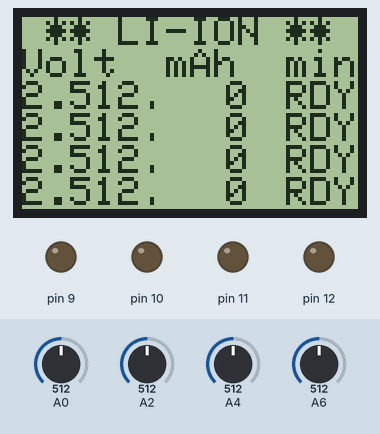
Recording of a sketch running on a simulated Arduino Uno, built with avr-gcc and run on an emulated ATmega328P. Shown: 84×48 one-colour display, output pins drawn as LEDs (lit = HIGH). The test bench sets the inputs (shaded band); at power-on: A0 = 512, A2 = 512, A4 = 512, A6 = 512.

Above: at 4.2 s.
4.3 s: A0 set to 716
At 5.8 s:
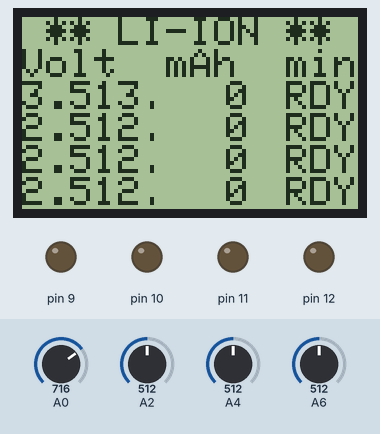
6.7 s: A2 set to 716
At 8.3 s:
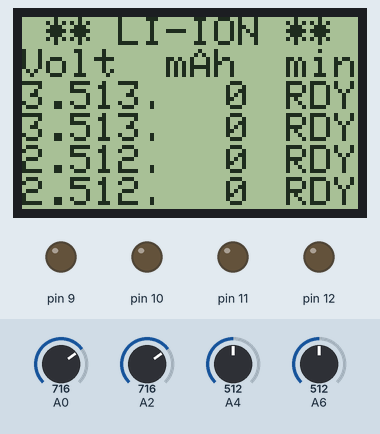
8.9 s: A4 set to 716
At 10.7 s:
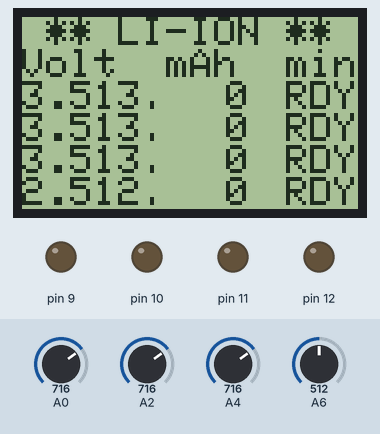
11.0 s: A6 set to 716
At 12.1 s:
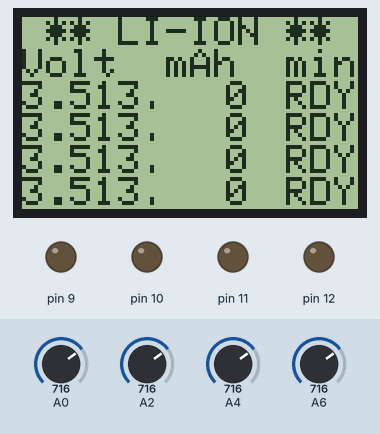
13.1 s: A0 set to 992
At 14.6 s:
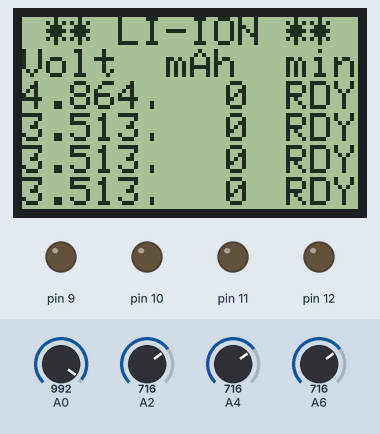
15.2 s: A2 set to 992
At 17.1 s:
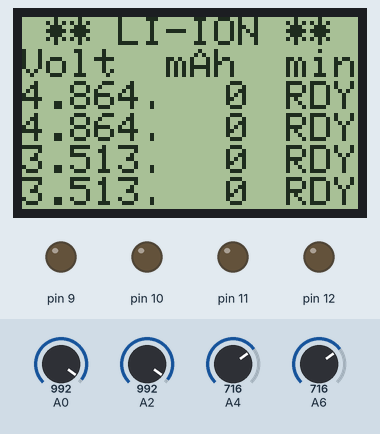
Timing chart, 0 to 18.4 s (numbered marks = the images above; inputs shaded):
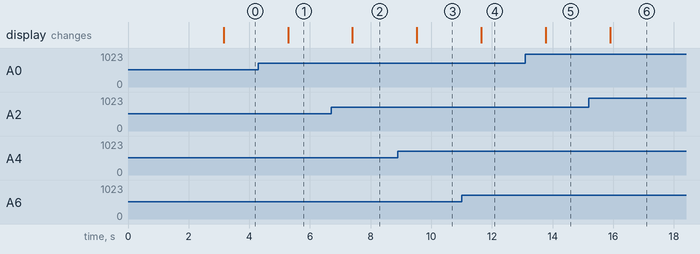

The sketch:

BatteryCapacityTester.ino
```cpp
////////////////////////////////////////////////////////////////
// Lithium Ion Battery Capacity Tester
// Tests up to four 18650 Li-Ion 3,6V batteries
// Oct 21, 2015  - Patrick Wels
///////////////////////////////////////////////////////////////

#include <PCD8544.h>        // library of functions for Nokia LCD (http://code.google.com/p/pcd8544/)

#define LCD_TEXT_WIDTH      14   // Width of text line for Nokia LCD
#define LCD_LINE1            0
#define LCD_LINE2            1
#define LCD_LINE3            2
#define LCD_LINE4            3
#define LCD_LINE5            4
#define LCD_LINE6            5

#define LCD_WIDTH           84     // The dimensions of the Nokia LCD(in pixels)...
#define LCD_HEIGHT          48
#define BAT_WIDTH           16     // Width of battery icon in pixels
#define BAT_HEIGHT           1     // Height of battery Icon (1 line = 8 pixels)

#define BATTERY_ICON_HORIZ  33     // Horizontal position of battery icon (in pixels)
#define MAH_HORIZ_POSITION  33     // Horizontal position of mAh display
#define T_HORIZ_POSITION    66     // Horizontal position of mAh display

#define MAX_BATTERIES	     4          //count of batteries to test
#define MIN_VOLTAGE       2800
#define REFERENCE_VOLTAGE 5010

struct batteryStruct
{
    unsigned long  charge;         // Total microamp hours for this battery
    boolean done;                  // set this to DONE when this cell's test is complete
    byte batteryVoltagePin;        // Analog sensor pin (0-5) for reading battery voltage
    byte batteryAmpPin;            // Analog sensor pin (0-5) to read voltage across FET
    byte dischargeControlPin;      // Output Pin that controlls the load for this battery
    unsigned long StartTime;       // Start time reading (in milliseconds)
    unsigned long PrevTime;        // Previous time reading (in milliseconds)
}battery[MAX_BATTERIES];


static PCD8544 lcd(6, 5, 4, 3, 2);

// Bitmaps for battery icons, Full, Empty, and Battery with an X (no battery)
static const byte batteryEmptyIcon[] ={ 0x1c, 0x14, 0x77,0x41,0x41,
           0x41,0x41,0x41,0x41,0x41,0x41,0x41,0x41,0x41,0x41,0x7f};
static const byte batteryFullIcon[] = { 0x1c, 0x14, 0x77,0x7f,0x7f,
           0x7f,0x7f,0x7f,0x7f,0x7f,0x7f,0x7f,0x7f,0x7f,0x7f,0x7f};
static const byte noBatteryIcon [] = { 0x1C, 0x14, 0x77, 0x41, 0x41,
           0x41,0x63,0x77,0x5D,0x5D,0x77,0x63,0x41,0x41,0x41,0x7f};

static const byte progressIndicator[] = "-\0|/";
static const byte backslashNokia[] =    //define backslach LCD character for Nokia5110 (PCD8544)
{
   B0000010,
   B0000100,
   B0001000,
   B0010000,
   B0100000
};

//Prototypes for utility functions
void printRightJustifiedUint(unsigned int n, unsigned short numDigits);
void ClearDisplayLine(int line);   // function to clear specified line of LCD display
int getVolt(unsigned int numBattery);
int getLoadVolt(unsigned int numBattery);


void setup() {
  static unsigned int  batteryNum;

  for (batteryNum=0 ; batteryNum < MAX_BATTERIES ; batteryNum++)
  {
    battery[batteryNum].dischargeControlPin = 12 - batteryNum;
    battery[batteryNum].batteryVoltagePin = 0 + (2 * batteryNum);
    battery[batteryNum].batteryAmpPin = 1 + (2 * batteryNum);

    pinMode(battery[batteryNum].dischargeControlPin, OUTPUT);
    battery[batteryNum].done = false;
    battery[batteryNum].PrevTime = 0;
    battery[batteryNum].charge = 0;
  }

   lcd.begin(LCD_WIDTH, LCD_HEIGHT);// set up the LCD's dimensions in pixels
   // Register the backslash character as a special character
   // since the standard library doesn't have one
   lcd.createChar(0, backslashNokia);
   lcd.setContrast(55);

   lcd.setCursor(0, LCD_LINE1);// First Character, First line
   lcd.print(" Rechargeable");  // Print a message to the LCD.
   lcd.setCursor(0, LCD_LINE3);
   lcd.print("   Battery    ");
   lcd.setCursor(0, LCD_LINE5);
   lcd.print("    Tester    ");

   delay(3000);

   lcd.clear();        // clear the display
   lcd.print(" ** LI-ION ** ");
   lcd.setCursor(0, LCD_LINE2);//  set cursor to 3rd line
   lcd.print("Volt  mAh  min");
}

void loop() {
  unsigned int  batteryNum, battVoltage, loadVoltage, loadCurrent, line;
  unsigned int minuten, sekunden;
  unsigned long duration, currentTime;
  char buf[6];

  for (batteryNum=0 ; batteryNum < MAX_BATTERIES ; batteryNum++)
  {
    battVoltage = getVolt(batteryNum);

    line = LCD_LINE3 + batteryNum;
    ClearDisplayLine(line);
    lcd.setCursor(0, line);

    if (battVoltage < 100)
    {
      battery[batteryNum].done = false;
      digitalWrite(battery[batteryNum].dischargeControlPin, 0);
      battery[batteryNum].charge = 0;
      battery[batteryNum].PrevTime = 0;

      lcd.setCursor(BATTERY_ICON_HORIZ , line);
      lcd.drawBitmap(noBatteryIcon, sizeof(noBatteryIcon), 1);
    }
    else
    {
      lcd.print(((float)battVoltage) / 1000, 2);
      if (battVoltage > MIN_VOLTAGE && !battery[batteryNum].done)
      {
        if (battery[batteryNum].charge == 0)
        {
          battery[batteryNum].StartTime = millis();
          battery[batteryNum].charge = 1;
          delay(2000);
        }
        digitalWrite(battery[batteryNum].dischargeControlPin, 1);
        loadVoltage = getLoadVolt(batteryNum);
        loadCurrent = ((battVoltage-loadVoltage)*10) / 39;
        currentTime = millis() - battery[batteryNum].StartTime;
        duration = (currentTime - battery[batteryNum].PrevTime);
        battery[batteryNum].PrevTime = currentTime;
        battery[batteryNum].charge += (loadCurrent * duration) / 3600;

        lcd.setCursor(MAH_HORIZ_POSITION, line);
        sprintf(buf, "%4lu", battery[batteryNum].charge / 1000);
        lcd.print(buf);

        lcd.setCursor(T_HORIZ_POSITION, line);
        minuten = currentTime / 60000;
        //sekunden = (currentTime % 60000) / 1000;
        //sprintf(buf, "%u:%2u", minuten, sekunden);
        sprintf(buf, "%3u", minuten);
        lcd.print(buf);
      }
      else
      {
        battery[batteryNum].done = true;
        digitalWrite(battery[batteryNum].dischargeControlPin, 0);

        lcd.print(((float)battVoltage) / 1000, 2);


        lcd.setCursor(MAH_HORIZ_POSITION, line);
        sprintf(buf, "%4lu", battery[batteryNum].charge / 1000);
        lcd.print(buf);

        lcd.setCursor(T_HORIZ_POSITION, line);
        lcd.print("RDY");
      }
    }
  }
  delay(1000);
}


// clear spezified line
void ClearDisplayLine(int line)
{
  unsigned int i;
  lcd.setCursor(0, line);  // put cursor on first char of specified line
  lcd.clearLine();
  lcd.home();
}

// get battery volts in mV
int getVolt(unsigned int numBattery)
{
	return (map(analogRead(battery[numBattery].batteryVoltagePin),0,1023,0,REFERENCE_VOLTAGE));
}

// get load volts in mV
int getLoadVolt(unsigned int numBattery)
{
	return (map(analogRead(battery[numBattery].batteryAmpPin),0,1023,0,REFERENCE_VOLTAGE));
}
```

Measured:
- after the input at 4.3 s, the display: changes after 0.98 s (image 1)
- after the input at 6.7 s, the display: changes after 0.70 s (image 2)
- after the input at 8.9 s, the display: changes after 0.63 s (image 3)
- after the input at 11.0 s, the display: changes after 0.65 s (image 4)
- after the input at 13.1 s, the display: changes after 0.68 s (image 5)
- after the input at 15.2 s, the display: changes after 0.70 s (image 6)
